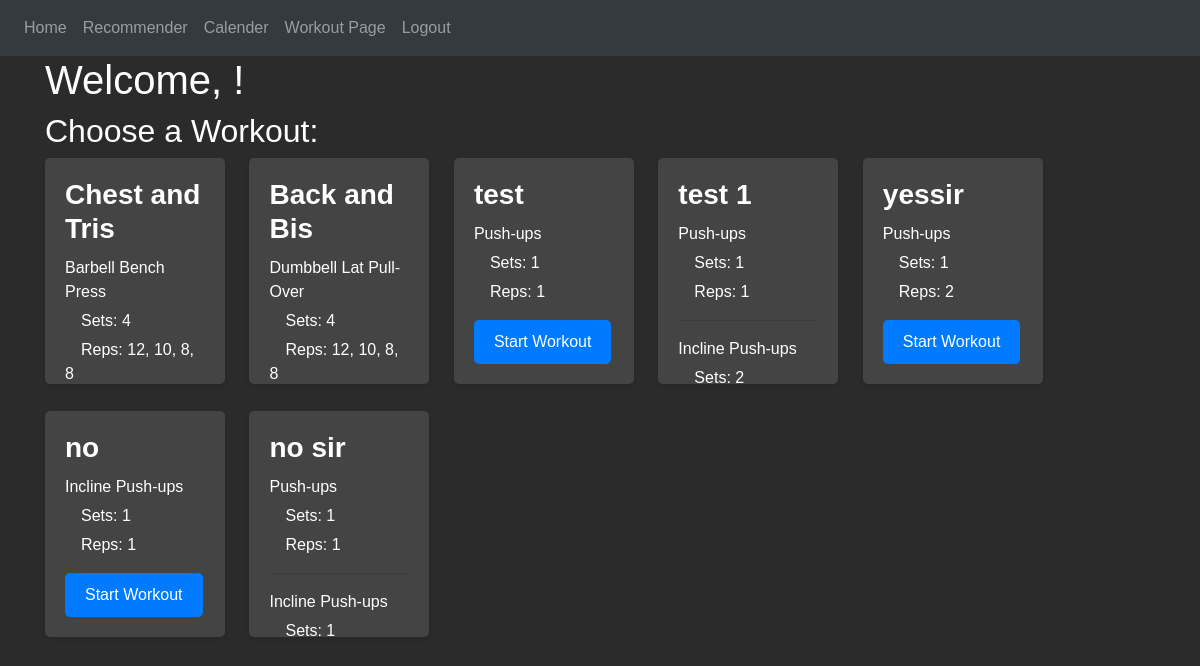
Page / (signed in) on the committed database.
### tables this page shows
CREATE TABLE "SavedWorkouts" (
	"id"	INTEGER,
	"UserID"	TEXT,
	"WorkoutName"	TEXT,
	"ExerciseName"	TEXT,
	"NumberOfSets"	INTEGER,
	"NumberOfReps"	TEXT,
	"Weights"	TEXT
);

### website/blueprints/views.py (the view)
@views.route('/', methods=['GET', 'POST']) # This is a decorator that tells Flask what URL to trigger the function
@login_required # This is a decorator that tells Flask we need to login before accessing the home page
def home():
    if request.method == 'POST':
        muscle_group = request.form.get('MuscleGroup') #get to getlist and muscle_group to muscle_groups for multi selec
        equipment = request.form.get('Equipment')
        return redirect(url_for('WorkoutPage.result', muscle_group=muscle_group, equipment=equipment)) #return redirect(url_for('WorkoutPage.result', muscle_groups=','.join(muscle_groups), equipment=equipment))#for multi musc selec
    else:
        workoutNames = []
        workoutList = []
        dbInstance = DbAccessSingleton.get_instance()
        result = dbInstance.custom_query("SELECT DISTINCT WorkoutName FROM SavedWorkouts WHERE UserID = " + f"'{current_user.email}'")
        result = list(result)
        for name in result:
            tempName = name[0]
            workoutNames.append(tempName)
        for name in workoutNames:
            workoutObj = UserWorkout({'name': name, 'exercises': []})
            workoutObj.get_workout_db()
            workoutList.append(workoutObj)
        return render_template("WorkoutViewer.html", user=current_user, workoutList=workoutList)

### website/access.py (called while the page is built)
    @classmethod
    def get_instance(cls):
        if cls._instance is None:
            cls._instance = cls.__new__(cls)
        return cls._instance

    def custom_query(self, text):
        currentScriptPath = os.path.abspath(__file__)
        baseDir = os.path.dirname(os.path.dirname(currentScriptPath))
        dbPath = os.path.join(baseDir, 'instance', 'database.db')
        con = sq.connect(dbPath)
        cur = con.cursor()
        result = cur.execute(text).fetchall()
        con.close()  # Close the connection
        return result

### website/models.py (called while the page is built)
    def to_dict(self):
        tempDict = {}
        tempDict['name'] = self.workoutName
        tempDict['exercises'] = [exercise.__dict__ for exercise in self.exerciseList]
        for exercise in tempDict['exercises']:
            exercise['reps'] = [int(rep) for rep in exercise['reps']]
            exercise['weight'] = [int(weight) for weight in exercise['weight']]
        return tempDict

### website/templates/WorkoutViewer.html (shortened to what this page needs)
{% extends "base.html" %}
{% block content %}
    <h1>Welcome, {{ user.username }}!</h1>
    <h2>Choose a Workout:</h2>
    <div id="workout-container">
        {% for workout in workoutList %}
        <div class="workout-block">
            <h3>{{ workout.workoutName }}</h3>
            <ul>
                {% for exercise in workout.exerciseList %}
                <li>{{ exercise.exerciseName }}</li>
                <ul>
                    <li>&emsp;Sets:
                        {{ exercise.sets }}
                    </li>
                    <li>&emsp;Reps:
                        {% for rep in exercise.reps %}
                            {{ rep }}{% if not loop.last %}, {% endif %}
                        {% endfor %}
                    </li>
                </ul>
                {% if not loop.last %}
                <hr>
                {% endif %}
                {% endfor %}
            </ul>
            <button class="start-workout-btn" data-workout="{{ workout.workoutName }}" data-workout-data='{{ workout.to_dict()|tojson }}'>Start Workout</button>
        </div>
        {% endfor %}
    </div>
{% endblock %}
{% block additional_css %}
    <link rel="stylesheet" href="{{ url_for('static', filename='WorkoutViewer.css') }}">
{% endblock %}

### website/static/WorkoutViewer.css (style rules this page uses)
body { background-color: #2b2b2b; color: #fff; font-family: Arial, sans-serif; margin: 0; padding: 0; }
.workout-block { background-color: #444; border-radius: 5px; box-shadow: 0 2px 5px rgba(0, 0, 0, 0.1); margin-bottom: 20px; padding: 20px; display: inline-block; margin-right: 20px; max-height: 226px; height: 226px; width: 180px; overflow-y: auto; }
.workout-block h3 { margin-top: 0; margin-bottom: 10px; font-size: 28px; font-weight: bold; }
.workout-block ul { list-style-type: none; padding: 0; }
.workout-block ul li { margin-bottom: 5px; }
.start-workout-btn { background-color: #007bff; color: #fff; border: none; border-radius: 5px; padding: 10px 20px; cursor: pointer; font-size: 16px; white-space: nowrap; }

### rows in the picture
SavedWorkouts: exerciseName "Barbell Bench Press", sets "4", reps "12" "10" "8" "8"
SavedWorkouts: exerciseName "Dumbbell Lat Pull-Over", sets "4", reps "12" "10" "8" "8"
SavedWorkouts: exerciseName "Push-ups", sets "1", reps "1"
SavedWorkouts: exerciseName "Push-ups", sets "1", reps "1"
SavedWorkouts: exerciseName "Incline Push-ups", sets "2"
SavedWorkouts: exerciseName "Push-ups", sets "1", reps "2"
SavedWorkouts: exerciseName "Incline Push-ups", sets "1", reps "1"
SavedWorkouts: exerciseName "Push-ups", sets "1", reps "1"
SavedWorkouts: exerciseName "Incline Push-ups", sets "1"

### other values in the picture
{{ workout.workoutName }} "Chest and Tris" "Back and Bis" "test" "test 1" "yessir" "no" "no sir"
